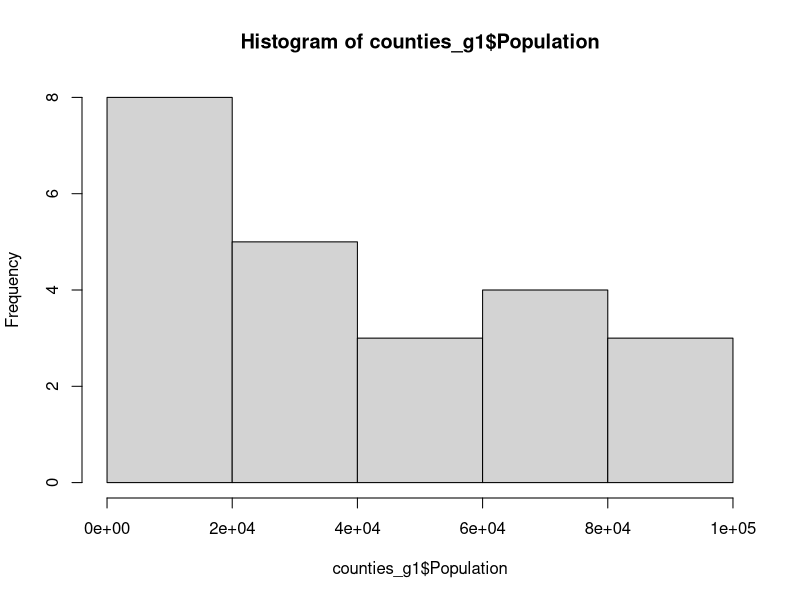
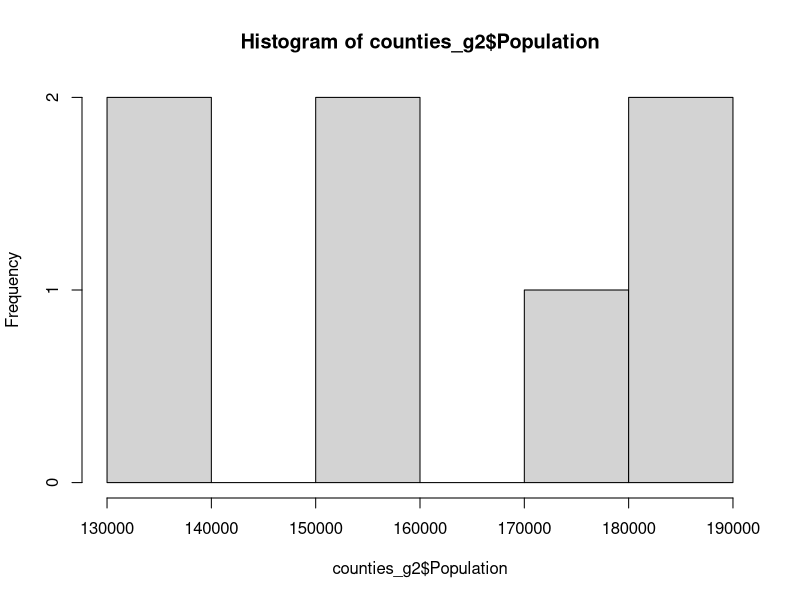
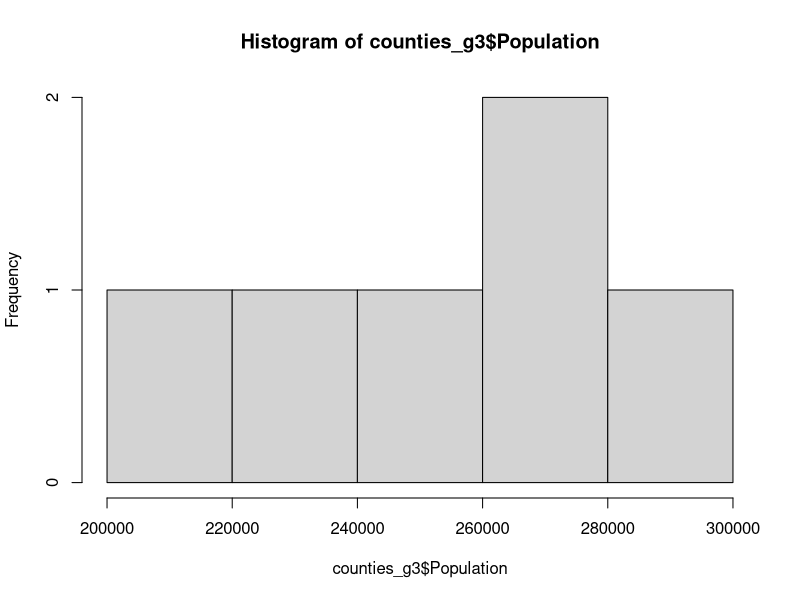
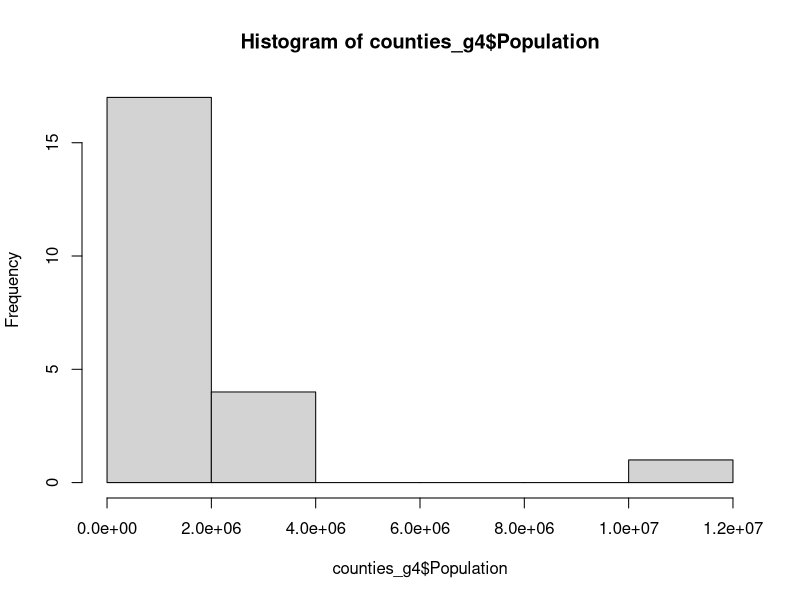
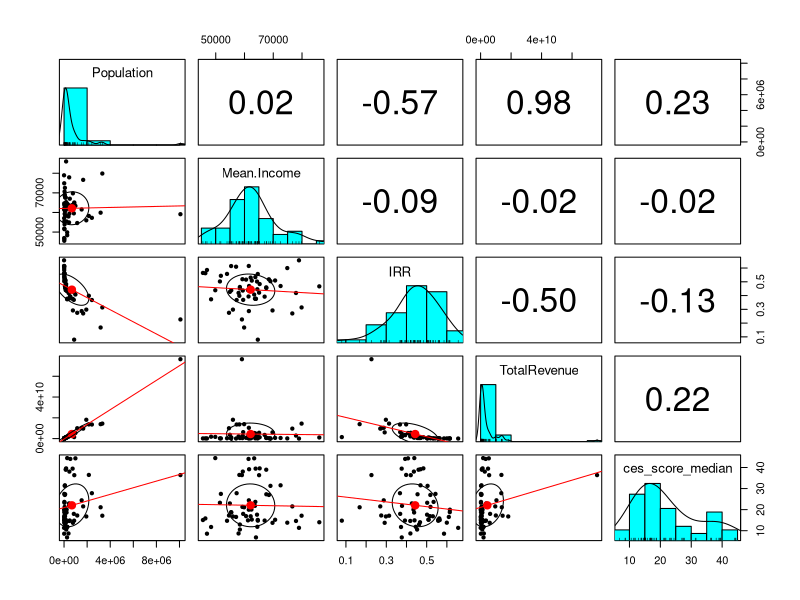
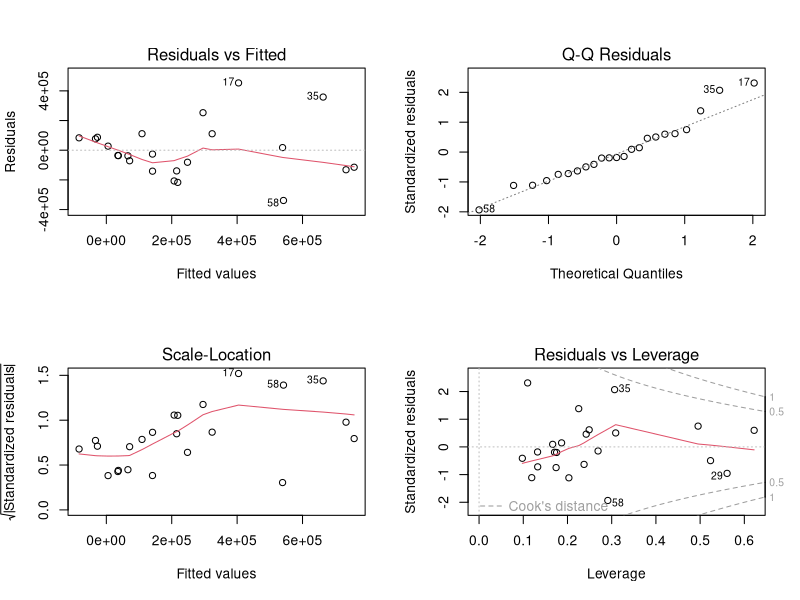
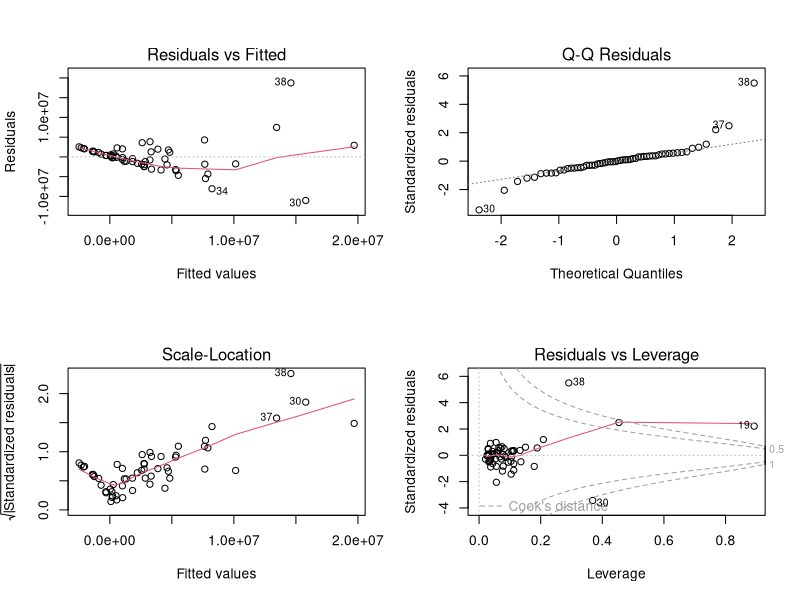

Reproduce these figures in R, in order. (Note: this script raises an error after producing the figures.)
## ---- chunk 1
library(readr)
library(dplyr)
counties<-read.csv("counties_1.csv")
View(counties)
## ---- chunk 2
counties_g1 <- subset(counties, Population <= 100000)
counties_g2 <- subset(counties, Population > 100000 & Population <= 200000)
counties_g3 <- subset(counties, Population > 200000 & Population <= 300000)
counties_g4 <- subset(counties, Population > 300000)
## ---- chunk 3
counties_g <- c(counties_g1, counties_g2, counties_g3, counties_g4)


count(counties_g1)
count(counties_g2)
count(counties_g3)
count(counties_g4)

summary(counties_g1$Population)
summary(counties_g2$Population)
summary(counties_g3$Population)
summary(counties_g4$Population)

hist(counties_g1$Population)
hist(counties_g2$Population)
hist(counties_g3$Population)
hist(counties_g4$Population)

## ---- chunk 4
counties_g1 <- na.omit(counties_g1)
counties_g2 <- na.omit(counties_g2)
counties_g3 <- na.omit(counties_g3)
counties_g4 <- na.omit(counties_g4)
## ---- chunk 5
library(psych)
plot.counties<- data.frame(counties[,2], counties[,3], counties[,4], counties[,5], counties[,7])
colnames(plot.counties)<-c("Population","Mean.Income","IRR","TotalRevenue", "ces_score_median")
pairs.panels(plot.counties, density=TRUE, cor=TRUE, lm=TRUE) 
## ---- chunk 6
reg1_g1<-lm(Budget~Population+TotalRevenue+IRR+Mean.Income+ces_score_median, data=counties_g1)
summary(reg1_g1)
par(mfrow=c(2,2))
plot(reg1_g1)
reg1_g1 <- reg1_g1$residuals 
shapiro.test(reg1_g1)
reg1_g2<-lm(Budget~Population+TotalRevenue+IRR+Mean.Income+ces_score_median, data=counties_g2)
summary(reg1_g2)
reg1_g3<-lm(Budget~Population+TotalRevenue+IRR+Mean.Income+ces_score_median, data=counties_g3)
summary(reg1_g3)
reg1_g4<-lm(Budget~Population+TotalRevenue+IRR+Mean.Income+ces_score_median, data=counties_g4)
summary(reg1_g4)
reg1_g5<-lm(Budget~Population+TotalRevenue+IRR+Mean.Income+ces_score_median, data=counties)
summary(reg1_g5)
par(mfrow=c(2,2))
plot(reg1_g5)
reg1_g5 <- reg1_g5$residuals 
shapiro.test(reg1_g5)
## ---- chunk 7
result <- AIC(reg1_g1,reg1_g2,reg1_g3,reg1_g4,reg1_g5)
result1<-BIC(reg1_g1,reg1_g2,reg1_g3,reg1_g4,reg1_g5)
models <- list(reg1_g1,reg1_g2,reg1_g3,reg1_g4,reg1_g5)
result$BIC <- sapply(models, BIC)
model_summary <- lapply(models, summary)
model_summary
for(i in 1:length(models)){
  result$rsq[i] <- model_summary[[i]]$r.squared 
  result$adj_rsq[i] <- model_summary[[i]]$adj.r.squared 
} 

library(knitr)
kable(result, digits = 2, align = "c")
## ---- chunk 8
reg2_g1<-lm(Budget~Population+TotalRevenue+IRR+Mean.Income, data=counties_g1)
summary(reg2_g1)
reg2_g2<-lm(Budget~Population+TotalRevenue+IRR+Mean.Income, data=counties_g2)
summary(reg2_g2)
reg2_g3<-lm(Budget~Population+TotalRevenue+IRR+Mean.Income, data=counties_g3)
summary(reg2_g3)
reg2_g4<-lm(Budget~Population+TotalRevenue+IRR+Mean.Income, data=counties_g4)
summary(reg2_g4)
reg2_g5<-lm(Budget~Population+TotalRevenue+IRR+Mean.Income, data=counties)
summary(reg2_g5)
## ---- chunk 9
result <- AIC(reg2_g1,reg2_g2,reg2_g3,reg2_g4,reg2_g5)
result1<-BIC(reg2_g1,reg2_g2,reg2_g3,reg2_g4,reg2_g5)
models <- list(reg2_g1,reg2_g2,reg2_g3,reg2_g4,reg2_g5)
result$BIC <- sapply(models, BIC)
model_summary <- lapply(models, summary)
model_summary
for(i in 1:length(models)){
  result$rsq[i] <- model_summary[[i]]$r.squared 
  result$adj_rsq[i] <- model_summary[[i]]$adj.r.squared 
} 

library(knitr)
kable(result, digits = 2, align = "c")
## ---- chunk 10
reg3_g1<-lm(Budget~Population+TotalRevenue+IRR, data=counties_g1)
summary(reg3_g1)
reg3_g2<-lm(Budget~Population+TotalRevenue+IRR, data=counties_g2)
summary(reg3_g2)
reg3_g3<-lm(Budget~Population+TotalRevenue+IRR, data=counties_g3)
summary(reg3_g3)
reg3_g4<-lm(Budget~Population+TotalRevenue+IRR, data=counties_g4)
summary(reg3_g4)
reg3_g5<-lm(Budget~Population+TotalRevenue+IRR, data=counties)
summary(reg3_g5)
## ---- chunk 11
result <- AIC(reg3_g1,reg3_g2,reg3_g3,reg3_g4,reg3_g5)
result1<-BIC(reg3_g1,reg3_g2,reg3_g3,reg3_g4,reg3_g5)
models <- list(reg3_g1,reg3_g2,reg3_g3,reg3_g4,reg3_g5)
result$BIC <- sapply(models, BIC)
model_summary <- lapply(models, summary)
model_summary
for(i in 1:length(models)){
  result$rsq[i] <- model_summary[[i]]$r.squared 
  result$adj_rsq[i] <- model_summary[[i]]$adj.r.squared 
} 

library(knitr)
kable(result, digits = 2, align = "c")
## ---- chunk 12
reg4_g1<-lm(Budget~Population+TotalRevenue, data=counties_g1)
summary(reg4_g1)
reg4_g2<-lm(Budget~Population+TotalRevenue, data=counties_g2)
summary(reg4_g2)
reg4_g3<-lm(Budget~Population+TotalRevenue, data=counties_g3)
summary(reg4_g3)
reg4_g4<-lm(Budget~Population+TotalRevenue, data=counties_g4)
summary(reg4_g4)
reg4_g5<-lm(Budget~Population+TotalRevenue, data=counties)
summary(reg4_g5)
## ---- chunk 13
result <- AIC(reg4_g1,reg4_g2,reg4_g3,reg4_g4,reg4_g5)
result1<-BIC(reg4_g1,reg4_g2,reg4_g3,reg4_g4,reg4_g5)
models <- list(reg4_g1,reg4_g2,reg4_g3,reg4_g4,reg4_g5)
result$BIC <- sapply(models, BIC)
model_summary <- lapply(models, summary)
model_summary
for(i in 1:length(models)){
  result$rsq[i] <- model_summary[[i]]$r.squared 
  result$adj_rsq[i] <- model_summary[[i]]$adj.r.squared 
} 

library(knitr)
kable(result, digits = 2, align = "c")
## ---- chunk 14
reg5_g1<-lm(Budget~Population, data=counties_g1)
summary(reg5_g1)
reg5_g2<-lm(Budget~Population, data=counties_g2)
summary(reg5_g2)
reg5_g3<-lm(Budget~Population, data=counties_g3)
summary(reg5_g3)
reg5_g4<-lm(Budget~Population, data=counties_g4)
summary(reg5_g4)
reg5_g5<-lm(Budget~Population, data=counties)
summary(reg5_g5)
## ---- chunk 15
result <- AIC(reg5_g1,reg5_g2,reg5_g3,reg5_g4,reg5_g5)
result1<-BIC(reg5_g1,reg5_g2,reg5_g3,reg5_g4,reg5_g5)
models <- list(reg5_g1,reg5_g2,reg5_g3,reg5_g4,reg5_g5)
result$BIC <- sapply(models, BIC)
model_summary <- lapply(models, summary)
model_summary
for(i in 1:length(models)){
  result$rsq[i] <- model_summary[[i]]$r.squared 
  result$adj_rsq[i] <- model_summary[[i]]$adj.r.squared 
} 

library(knitr)
kable(result, digits = 2, align = "c")
## ---- chunk 16
counties$ln_pop = log(counties$Population)

counties_lnq1 <- subset(counties, ln_pop < 8)
counties_lnq2 <- subset(counties, ln_pop >= 8 & ln_pop < 10)
counties_lnq3 <- subset(counties, ln_pop >= 10 & ln_pop < 12)
counties_lnq4 <- subset(counties, ln_pop > 12)

counties_lnq <- c(counties_lnq1, counties_lnq2, counties_lnq3, counties_lnq4)

## ---- chunk 17
counties_lnq1 <- na.omit(counties_lnq1)
counties_lnq2 <- na.omit(counties_lnq2)
counties_lnq3 <- na.omit(counties_lnq3)
counties_lnq4 <- na.omit(counties_lnq4)
## ---- chunk 18
reg1_lnq1<-lm(Budget~Population+TotalRevenue+IRR+Mean.Income+ces_score_median, data=counties_lnq1)
summary(reg1_lnq1)
reg1_lnq2<-lm(Budget~Population+TotalRevenue+IRR+Mean.Income+ces_score_median, data=counties_lnq2)
summary(reg1_lnq2)
reg1_lnq3<-lm(Budget~Population+TotalRevenue+IRR+Mean.Income+ces_score_median, data=counties_lnq3)
summary(reg1_lnq3)
reg1_lnq4<-lm(Budget~Population+TotalRevenue+IRR+Mean.Income+ces_score_median, data=counties_lnq4)
summary(reg1_lnq4)
## ---- chunk 19
result <- AIC(reg1_lnq1,reg1_lnq2,reg1_lnq3,reg1_lnq4)
result1<-BIC(reg1_lnq1,reg1_lnq2,reg1_lnq3,reg1_lnq4)
models <- list(reg1_lnq1,reg1_lnq2,reg1_lnq3,reg1_lnq4)
result$BIC <- sapply(models, BIC)
model_summary <- lapply(models, summary)
model_summary
for(i in 1:length(models)){
  result$rsq[i] <- model_summary[[i]]$r.squared 
  result$adj_rsq[i] <- model_summary[[i]]$adj.r.squared 
} 

library(knitr)
kable(result, digits = 2, align = "c")
